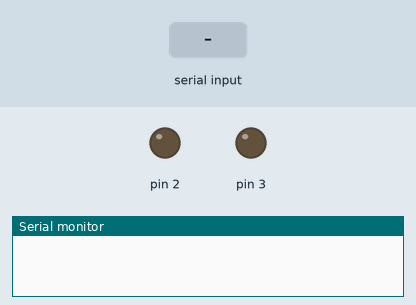
Recording of a sketch running on a simulated Arduino Uno, built with avr-gcc and run on an emulated ATmega328P. Parts: output pins drawn as LEDs (lit = HIGH), the last lines printed to the serial monitor. The inputs (shaded band) are chosen by the test bench.

Above: at 1.2 s.
1.3 s: "all LED turn on" received over the second serial link
At 2.9 s:
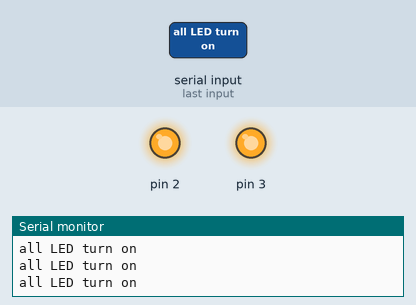
3.8 s: "turn off red LED" received over the second serial link
At 6.0 s:
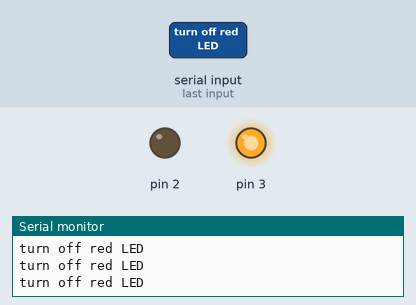
6.3 s: "all LED turn off" received over the second serial link
At 8.3 s:
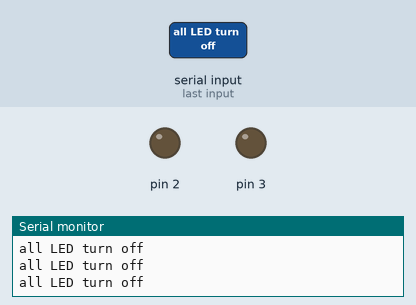
9.2 s: "turn on Red LED" received over the second serial link
At 11.7 s:
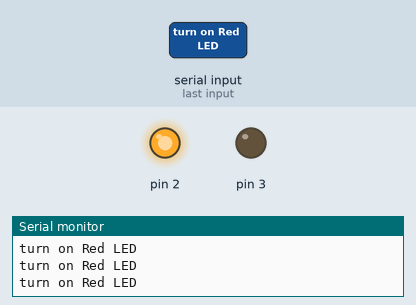
Timing chart, 0 to 12.7 s (numbered marks = the images above; inputs shaded):
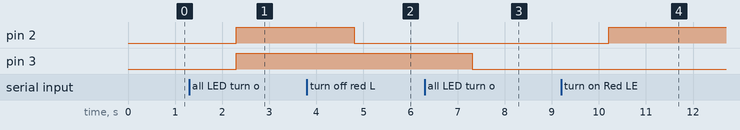

The sketch:

Voice_Controlled_LEDs.ino
```cpp
#include <SoftwareSerial.h>
String value;
int TxD = 11;
int RxD = 10;
int servoposition;
SoftwareSerial bluetooth(TxD, RxD);
void setup() {
  pinMode(2, OUTPUT);
  pinMode(3, OUTPUT);
  Serial.begin(9600);       // start serial communication at 9600bps
  bluetooth.begin(9600);
}
void loop() {
  Serial.println(value);
 if (bluetooth.available())
   {
    value = bluetooth.readString();
    if (value == "all LED turn on"){
    digitalWrite(2, HIGH);
    digitalWrite(3, HIGH);
      }
    if (value == "all LED turn off"){
      digitalWrite(2, LOW);
      digitalWrite(3, LOW);
      }
    if (value == "turn on Red LED"){
    digitalWrite(2, HIGH);
      }
    if (value == "turn on green LED"){
      digitalWrite(3, HIGH);
      }

    if (value == "turn off red LED"){
    digitalWrite(2, LOW);
      }
    if (value == "turn off green LED"){
      digitalWrite(3, LOW);
      }
 }
}
```

Measured:
- after the input at 1.3 s, pin 2, pin 3: LOW → HIGH after 1.0 s
- after the input at 3.8 s, pin 2: HIGH → LOW after 1.0 s
- after the input at 6.3 s, pin 3: HIGH → LOW after 1.0 s
- after the input at 9.2 s, pin 2: LOW → HIGH after 1.0 s
